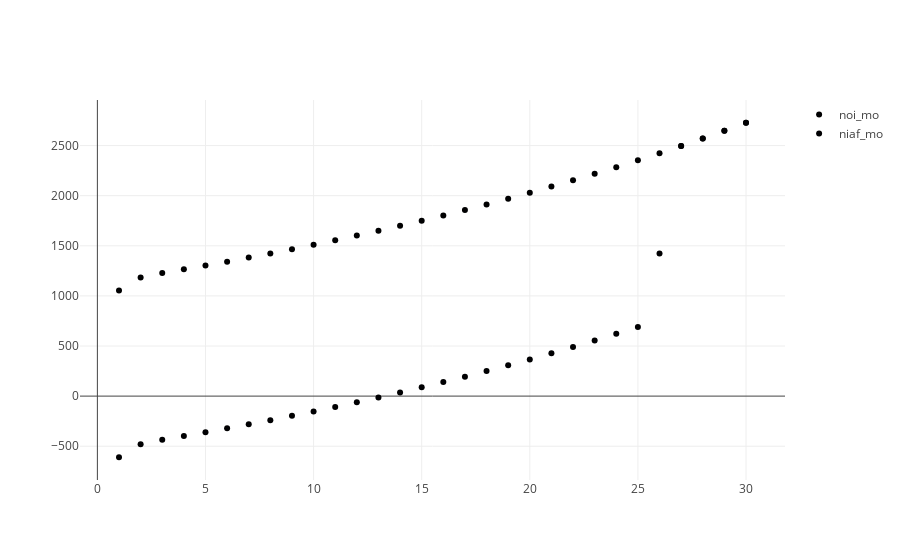

Notebook cell for this chart:
### Code cell
monthly_net_income(yearly_df)

### Figure 1 — Plotly figure (JSON) as saved in the notebook; plotly's stock layout.template omitted (floating-point values rounded to 4 significant figures)
{"data": [{"hoverinfo": "y", "hovertemplate": "$%{y:,.0f}", "mode": "markers", "name": "noi_mo", "type": "scatter", "x": [1, 2, 3, 4, 5, 6, 7, 8, 9, 10, 11, 12, 13, 14, 15, 16, 17, 18, 19, 20, 21, 22, 23, 24, 25, 26, 27, 28, 29, 30], "y": [1053.0, 1184.0, 1228.0, 1265.0, 1303.0, 1342.0, 1382.0, 1424.0, 1466.0, 1510.0, 1556.0, 1602.0, 1650.0, 1700.0, 1751.0, 1803.0, 1857.0, 1913.0, 1971.0, 2030.0, 2091.0, 2153.0, 2218.0, 2284.0, 2353.0, 2424.0, 2496.0, 2571.0, 2648.0, 2728.0]}, {"hoverinfo": "y", "hovertemplate": "$%{y:,.0f}", "mode": "markers", "name": "niaf_mo", "type": "scatter", "x": [1, 2, 3, 4, 5, 6, 7, 8, 9, 10, 11, 12, 13, 14, 15, 16, 17, 18, 19, 20, 21, 22, 23, 24, 25, 26, 27, 28, 29, 30], "y": [-609.9, -479.6, -435.3, -398.4, -360.5, -321.4, -281.1, -239.7, -197.0, -153.0, -107.7, -61.01, -12.94, 36.57, 87.57, 140.1, 194.2, 249.9, 307.3, 366.4, 427.3, 490.0, 554.6, 621.2, 689.7, 1424.0, 2496.0, 2571.0, 2648.0, 2728.0]}], "layout": {"autosize": true, "xaxis": {"autorange": true, "range": [-0.7594, 31.76], "type": "linear"}, "yaxis": {"autorange": true, "range": [-885.4, 3003.0], "type": "linear"}}}
